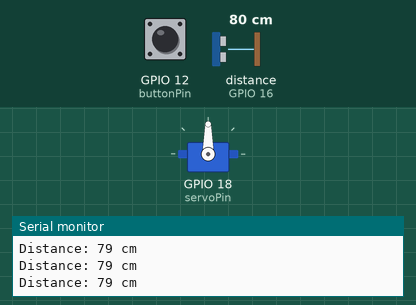
Bench run of a program on a simulated ESP32. Parts: servo, the last lines printed to the serial monitor. Wiring (inferred from the names in the program): ultrasonic range finder: trigger GPIO 17; echo GPIO 16. The inputs (shaded band) are chosen by the test bench; at power-on: distance to the obstacle (sensor on GPIO 16) 80 cm, GPIO 12 (buttonPin) HIGH. The echo pulse lasts 58.3 µs per cm.

Above: at 1.2 s.
1.3 s: distance to the obstacle (sensor on GPIO 16) set to 6 cm
2.8 s: distance to the obstacle (sensor on GPIO 16) set to 3 cm
At 3.9 s:
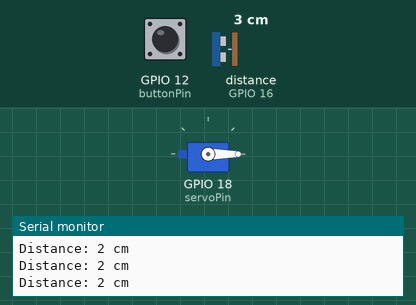
4.3 s: GPIO 12 (buttonPin) pulled LOW for 0.15 s
At 5.2 s:
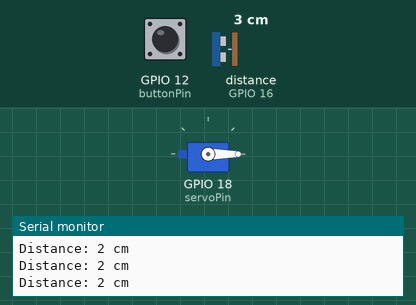
Timing chart, 0 to 7.3 s (numbered marks = the images above; inputs shaded):
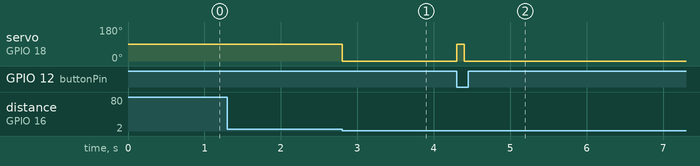

The program:

main.cpp
```cpp
#include <Arduino.h>
#include <ESP32Servo.h> // Library for controlling Servo on ESP32

// Declare Servo
Servo myServo;

// Servo signal pin
const int servoPin = 18;

// Pins for HC-SR04
const int trigPin = 17;
const int echoPin = 16;

// Pin for the push button
const int buttonPin = 12; // Button pin to reset the servo

// Time interval between distance measurements (ms)
const unsigned long interval = 100;
unsigned long previousMillis = 0; // Variable to store the last measurement time

bool hasMovedTo90 = false; // Flag to track if the Servo has moved to 90 degrees
bool lastButtonState = LOW; // Last button state (to detect state change)
bool buttonPressed = false; // Flag to track button press

void setup() {
    Serial.begin(115200); // Initialize serial communication

    // Attach the Servo to the specified pin
    myServo.attach(servoPin);
    myServo.write(90);

    // Set up HC-SR04 pins
    pinMode(trigPin, OUTPUT);
    pinMode(echoPin, INPUT);

    // Set up button pin
    pinMode(buttonPin, INPUT_PULLUP); // Enable internal pull-up resistor for button pin

    Serial.println("Servo + HC-SR04 test with button starting...");
}

// Function to measure distance (cm) using HC-SR04
long getDistance() {
    digitalWrite(trigPin, LOW);
    delayMicroseconds(2); // Ensure a clean LOW pulse
    digitalWrite(trigPin, HIGH);
    delayMicroseconds(10); // Send a 10µs HIGH pulse
    digitalWrite(trigPin, LOW);

    // Measure the duration of the echo pulse
    long duration = pulseIn(echoPin, HIGH, 38000); // Timeout at ~400cm (38ms)

    // Check for out-of-range conditions
    if (duration == 0) {
        Serial.println("No echo detected (object too close or out of range).");
        return -1; // Indicates out of range
    }

    // Calculate the distance in cm
    long distance = duration * 0.034 / 2;

    if (distance < 2) {
        Serial.println("Object too close (< 2 cm).");
        return -1; // Indicates out of range
    } else if (distance > 400) {
        Serial.println("Object too far (> 400 cm).");
        return -1; // Indicates out of range
    }

    return distance; // Return valid distance
}

void loop() {
    // Get the current time
    unsigned long currentMillis = millis();

    // Check if it's time for the next measurement
    if (currentMillis - previousMillis >= interval) {
        previousMillis = currentMillis; // Update the last measurement time

        // Measure distance
        long distance = getDistance();
        Serial.print("Distance: ");
        Serial.print(distance);
        Serial.println(" cm");

        if (distance != -1 && distance < 4 && !hasMovedTo90) {
            myServo.write(0);
            hasMovedTo90 = true;
            Serial.println("Servo moved to 90 degrees and locked.");
        }
    }

    // Read the button state
    bool buttonState = digitalRead(buttonPin);

    // Check if button is pressed (low level due to pull-up)
    if (buttonState == LOW && lastButtonState == HIGH) {
        buttonPressed = true; // Button press detected
        Serial.println("Button pressed! Resetting Servo to 0 degrees.");
    }

    // Update the last button state
    lastButtonState = buttonState;

    if (buttonPressed) {
        myServo.write(90);
        hasMovedTo90 = false; // Allow the servo to move again if needed
        buttonPressed = false; // Reset button pressed flag
    }

    // Additional tasks can be added here without interruption
}
```

Measured:
- the behaviour switches between 5 and 4 cm on distance to the obstacle (sensor on GPIO 16) (found by bisection; images 0 and 1)
- after the input at 2.8 s, servo on GPIO 18 (servoPin): 90° → 0° at once
- after the input at 4.3 s, servo on GPIO 18 (servoPin): 0° → 90° at once, → 0° 0.10 s later
